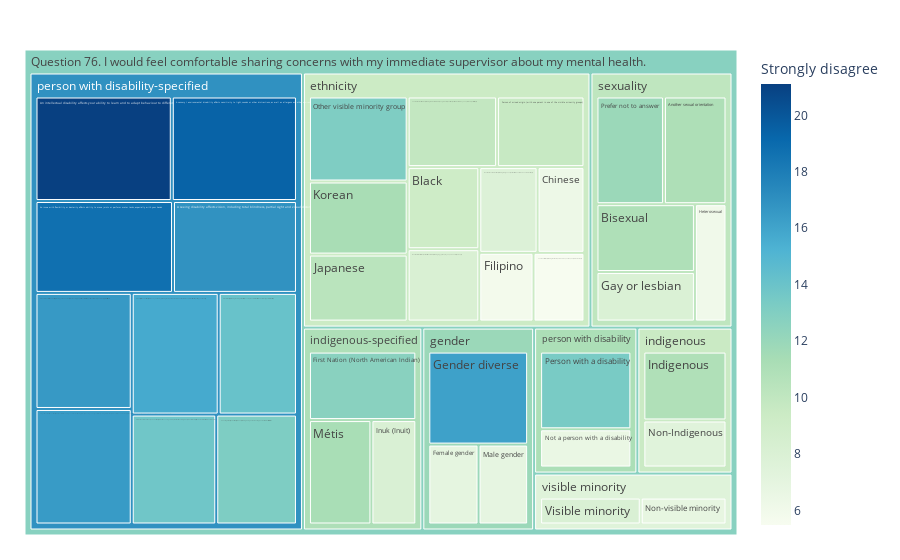

Here is the notebook cell this chart was saved with:
### Code cell
# Number of questions by Indicatior and SubIndicator

fig = px.treemap(df_tree_map, path=[px.Constant(df_emp_survey.query("QUESTION == 'Q76'")['TITLE_E'].iloc[0]), 
                                    'GENERAL_DEMO_GROUP', 'DESCRIP_E'], values=df_tree_map.columns[-1], color=df_tree_map.columns[-1]
                                    ,color_continuous_scale='GnBu')
fig.update_layout(margin = dict(t=50, l=25, r=25, b=25))
fig.show()

### Figure 1 — Plotly figure (JSON) as saved in the notebook; plotly's stock layout.template omitted (floating-point values rounded to 4 significant figures)
{"data": [{"branchvalues": "total", "customdata": [[13.77], [16.48], [13.15], [16.56], [15.68], [16.88], [19.39], [21.11], [18.72], [11.04], [10.95], [9.211], [6.298], [6.985], [5.839], [12.7], [8], [16.15], [6.075], [10.92], [8.1], [10.36], [11.29], [6.897], [11.27], [7.469], [7.828], [8.122], [6.881], [6.585], [14.11], [13.14], [9.659], [13.37], [11.91], [9.885], [5.483], [8.075], [9.415], [11.9], [9.517], [11.03], [11.13], [16.94], [10.1], [7.525], [12.74]], "domain": {"x": [0, 1], "y": [0, 1]}, "hovertemplate": "labels=%{label}<br>Strongly disagree_sum=%{value}<br>parent=%{parent}<br>id=%{id}<br>Strongly disagree=%{color}<extra></extra>", "ids": ["Question 76. I would feel comfortable sharing concerns with my immediate supervisor about my mental health./person with disability-specified/A chronic health condition or pain affects ability to function on a regular or episodic basis due to migraines, Crohn's disease, colitis, and other disabilities or health conditions", "Question 76. I would feel comfortable sharing concerns with my immediate supervisor about my mental health./person with disability-specified/A cognitive disability affects ability to carry out tasks involving executive functioning, such as planning and organization, learning information, communication and memory, including autism or Asperger's syndrome, attention deficit disorder, and learning disabilities", "Question 76. I would feel comfortable sharing concerns with my immediate supervisor about my mental health./person with disability-specified/A hearing disability affects ability to hear, including being hard of hearing, deafness or acoustic distortion", "Question 76. I would feel comfortable sharing concerns with my immediate supervisor about my mental health./person with disability-specified/A mental health issue affects psychology or behaviour, such as anxiety, depression or social / compulsive disorder or phobia or psychiatric illness", "Question 76. I would feel comfortable sharing concerns with my immediate supervisor about my mental health./person with disability-specified/A mobility issue affects ability to move your body, including the required use of a wheelchair or a cane, or other issues impacting your mobility", "Question 76. I would feel comfortable sharing concerns with my immediate supervisor about my mental health./person with disability-specified/A seeing disability affects vision, including total blindness, partial sight and visual distortion", "Question 76. I would feel comfortable sharing concerns with my immediate supervisor about my mental health./person with disability-specified/A sensory / environmental disability affects sensitivity to light, sounds or other distractions, as well as allergens and other environmental sensitivities", "Question 76. I would feel comfortable sharing concerns with my immediate supervisor about my mental health./person with disability-specified/An intellectual disability affects your ability to learn and to adapt behaviour to different situations", "Question 76. I would feel comfortable sharing concerns with my immediate supervisor about my mental health./person with disability-specified/An issue with flexibility or dexterity affects ability to move joints or perform motor tasks, especially with your hands", "Question 76. I would feel comfortable sharing concerns with my immediate supervisor about my mental health./sexuality/Another sexual orientation", "Question 76. I would feel comfortable sharing concerns with my immediate supervisor about my mental health./sexuality/Bisexual", "Question 76. I would feel comfortable sharing concerns with my immediate supervisor about my mental health./ethnicity/Black", "Question 76. I would feel comfortable sharing concerns with my immediate supervisor about my mental health./ethnicity/Chinese", "Question 76. I would feel comfortable sharing concerns with my immediate supervisor about my mental health./gender/Female gender", "Question 76. I would feel comfortable sharing concerns with my immediate supervisor about my mental health./ethnicity/Filipino", "Question 76. I would feel comfortable sharing concerns with my immediate supervisor about my mental health./indigenous-specified/First Nation (North American Indian)", "Question 76. I would feel comfortable sharing concerns with my immediate supervisor about my mental health./sexuality/Gay or lesbian", "Question 76. I would feel comfortable sharing concerns with my immediate supervisor about my mental health./gender/Gender diverse", "Question 76. I would feel comfortable sharing concerns with my immediate supervisor about my mental health./sexuality/Heterosexual", "Question 76. I would feel comfortable sharing concerns with my immediate supervisor about my mental health./indigenous/Indigenous", "Question 76. I would feel comfortable sharing concerns with my immediate supervisor about my mental health./indigenous-specified/Inuk (Inuit)", "Question 76. I would feel comfortable sharing concerns with my immediate supervisor about my mental health./ethnicity/Japanese", "Question 76. I would feel comfortable sharing concerns with my immediate supervisor about my mental health./ethnicity/Korean", "Question 76. I would feel comfortable sharing concerns with my immediate supervisor about my mental health./gender/Male gender", "Question 76. I would feel comfortable sharing concerns with my immediate supervisor about my mental health./indigenous-specified/Métis", "Question 76. I would feel comfortable sharing concerns with my immediate supervisor about my mental health./indigenous/Non-Indigenous", "Question 76. I would feel comfortable sharing concerns with my immediate supervisor about my mental health./ethnicity/Non-White Latin American (including: Indigenous persons from Central and South America, etc.)", "Question 76. I would feel comfortable sharing concerns with my immediate supervisor about my mental health./ethnicity/Non-White West Asian, North African or Arab (including: Egyptian; Libyan; Lebanese; Iranian; etc.)", "Question 76. I would feel comfortable sharing concerns with my immediate supervisor about my mental health./visible minority/Non-visible minority", "Question 76. I would feel comfortable sharing concerns with my immediate supervisor about my mental health./person with disability/Not a person with a disability", "Question 76. I would feel comfortable sharing concerns with my immediate supervisor about my mental health./person with disability-specified/Other disability (including: learning disabilities, developmental disabilities and all other types of disabilities)", "Question 76. I would feel comfortable sharing concerns with my immediate supervisor about my mental health./ethnicity/Other visible minority group", "Question 76. I would feel comfortable sharing concerns with my immediate supervisor about my mental health./ethnicity/Person of mixed origin (with one parent in one of the visible minority groups)", "Question 76. I would feel comfortable sharing concerns with my immediate supervisor about my mental health./person with disability/Person with a disability", "Question 76. I would feel comfortable sharing concerns with my immediate supervisor about my mental health./sexuality/Prefer not to answer", "Question 76. I would feel comfortable sharing concerns with my immediate supervisor about my mental health./ethnicity/South Asian/East Indian (including: Indian from India; Bangladeshi; Pakistani; East Indian from Guyana, Trinidad, East Africa; etc.)", "Question 76. I would feel comfortable sharing concerns with my immediate supervisor about my mental health./ethnicity/Southeast Asian (including: Burmese; Cambodian; Laotian; Thai; Vietnamese; etc.)", "Question 76. I would feel comfortable sharing concerns with my immediate supervisor about my mental health./visible minority/Visible minority", "Question 76. I would feel comfortable sharing concerns with my immediate supervisor about my mental health./ethnicity", "Question 76. I would feel comfortable sharing concerns with my immediate supervisor about my mental health./gender", "Question 76. I would feel comfortable sharing concerns with my immediate supervisor about my mental health./indigenous", "Question 76. I would feel comfortable sharing concerns with my immediate supervisor about my mental health./indigenous-specified", "Question 76. I would feel comfortable sharing concerns with my immediate supervisor about my mental health./person with disability", "Question 76. I would feel comfortable sharing concerns with my immediate supervisor about my mental health./person with disability-specified", "Question 76. I would feel comfortable sharing concerns with my immediate supervisor about my mental health./sexuality", "Question 76. I would feel comfortable sharing concerns with my immediate supervisor about my mental health./visible minority", "Question 76. I would feel comfortable sharing concerns with my immediate supervisor about my mental health."], "labels": ["A chronic health condition or pain affects ability to function on a regular or episodic basis due to migraines, Crohn's disease, colitis, and other disabilities or health conditions", "A cognitive disability affects ability to carry out tasks involving executive functioning, such as planning and organization, learning information, communication and memory, including autism or Asperger's syndrome, attention deficit disorder, and learning disabilities", "A hearing disability affects ability to hear, including being hard of hearing, deafness or acoustic distortion", "A mental health issue affects psychology or behaviour, such as anxiety, depression or social / compulsive disorder or phobia or psychiatric illness", "A mobility issue affects ability to move your body, including the required use of a wheelchair or a cane, or other issues impacting your mobility", "A seeing disability affects vision, including total blindness, partial sight and visual distortion", "A sensory / environmental disability affects sensitivity to light, sounds or other distractions, as well as allergens and other environmental sensitivities", "An intellectual disability affects your ability to learn and to adapt behaviour to different situations", "An issue with flexibility or dexterity affects ability to move joints or perform motor tasks, especially with your hands", "Another sexual orientation", "Bisexual", "Black", "Chinese", "Female gender", "Filipino", "First Nation (North American Indian)", "Gay or lesbian", "Gender diverse", "Heterosexual", "Indigenous", "Inuk (Inuit)", "Japanese", "Korean", "Male gender", "Métis", "Non-Indigenous", "Non-White Latin American (including: Indigenous persons from Central and South America, etc.)", "Non-White West Asian, North African or Arab (including: Egyptian; Libyan; Lebanese; Iranian; etc.)", "Non-visible minority", "Not a person with a disability", "Other disability (including: learning disabilities, developmental disabilities and all other types of disabilities)", "Other visible minority group", "Person of mixed origin (with one parent in one of the visible minority groups)", "Person with a disability", "Prefer not to answer", "South Asian/East Indian (including: Indian from India; Bangladeshi; Pakistani; East Indian from Guyana, Trinidad, East Africa; etc.)", "Southeast Asian (including: Burmese; Cambodian; Laotian; Thai; Vietnamese; etc.)", "Visible minority", "ethnicity", "gender", "indigenous", "indigenous-specified", "person with disability", "person with disability-specified", "sexuality", "visible minority", "Question 76. I would feel comfortable sharing concerns with my immediate supervisor about my mental health."], "marker": {"coloraxis": "coloraxis", "colors": [13.77, 16.48, 13.15, 16.56, 15.68, 16.88, 19.39, 21.11, 18.72, 11.04, 10.95, 9.211, 6.298, 6.985, 5.839, 12.7, 8, 16.15, 6.075, 10.92, 8.1, 10.36, 11.29, 6.897, 11.27, 7.469, 7.828, 8.122, 6.881, 6.585, 14.11, 13.14, 9.659, 13.37, 11.91, 9.885, 5.483, 8.075, 9.415, 11.9, 9.517, 11.03, 11.13, 16.94, 10.1, 7.525, 12.74]}, "name": "", "parents": ["Question 76. I would feel comfortable sharing concerns with my immediate supervisor about my mental health./person with disability-specified", "Question 76. I would feel comfortable sharing concerns with my immediate supervisor about my mental health./person with disability-specified", "Question 76. I would feel comfortable sharing concerns with my immediate supervisor about my mental health./person with disability-specified", "Question 76. I would feel comfortable sharing concerns with my immediate supervisor about my mental health./person with disability-specified", "Question 76. I would feel comfortable sharing concerns with my immediate supervisor about my mental health./person with disability-specified", "Question 76. I would feel comfortable sharing concerns with my immediate supervisor about my mental health./person with disability-specified", "Question 76. I would feel comfortable sharing concerns with my immediate supervisor about my mental health./person with disability-specified", "Question 76. I would feel comfortable sharing concerns with my immediate supervisor about my mental health./person with disability-specified", "Question 76. I would feel comfortable sharing concerns with my immediate supervisor about my mental health./person with disability-specified", "Question 76. I would feel comfortable sharing concerns with my immediate supervisor about my mental health./sexuality", "Question 76. I would feel comfortable sharing concerns with my immediate supervisor about my mental health./sexuality", "Question 76. I would feel comfortable sharing concerns with my immediate supervisor about my mental health./ethnicity", "Question 76. I would feel comfortable sharing concerns with my immediate supervisor about my mental health./ethnicity", "Question 76. I would feel comfortable sharing concerns with my immediate supervisor about my mental health./gender", "Question 76. I would feel comfortable sharing concerns with my immediate supervisor about my mental health./ethnicity", "Question 76. I would feel comfortable sharing concerns with my immediate supervisor about my mental health./indigenous-specified", "Question 76. I would feel comfortable sharing concerns with my immediate supervisor about my mental health./sexuality", "Question 76. I would feel comfortable sharing concerns with my immediate supervisor about my mental health./gender", "Question 76. I would feel comfortable sharing concerns with my immediate supervisor about my mental health./sexuality", "Question 76. I would feel comfortable sharing concerns with my immediate supervisor about my mental health./indigenous", "Question 76. I would feel comfortable sharing concerns with my immediate supervisor about my mental health./indigenous-specified", "Question 76. I would feel comfortable sharing concerns with my immediate supervisor about my mental health./ethnicity", "Question 76. I would feel comfortable sharing concerns with my immediate supervisor about my mental health./ethnicity", "Question 76. I would feel comfortable sharing concerns with my immediate supervisor about my mental health./gender", "Question 76. I would feel comfortable sharing concerns with my immediate supervisor about my mental health./indigenous-specified", "Question 76. I would feel comfortable sharing concerns with my immediate supervisor about my mental health./indigenous", "Question 76. I would feel comfortable sharing concerns with my immediate supervisor about my mental health./ethnicity", "Question 76. I would feel comfortable sharing concerns with my immediate supervisor about my mental health./ethnicity", "Question 76. I would feel comfortable sharing concerns with my immediate supervisor about my mental health./visible minority", "Question 76. I would feel comfortable sharing concerns with my immediate supervisor about my mental health./person with disability", "Question 76. I would feel comfortable sharing concerns with my immediate supervisor about my mental health./person with disability-specified", "Question 76. I would feel comfortable sharing concerns with my immediate supervisor about my mental health./ethnicity", "Question 76. I would feel comfortable sharing concerns with my immediate supervisor about my mental health./ethnicity", "Question 76. I would feel comfortable sharing concerns with my immediate supervisor about my mental health./person with disability", "Question 76. I would feel comfortable sharing concerns with my immediate supervisor about my mental health./sexuality", "Question 76. I would feel comfortable sharing concerns with my immediate supervisor about my mental health./ethnicity", "Question 76. I would feel comfortable sharing concerns with my immediate supervisor about my mental health./ethnicity", "Question 76. I would feel comfortable sharing concerns with my immediate supervisor about my mental health./visible minority", "Question 76. I would feel comfortable sharing concerns with my immediate supervisor about my mental health.", "Question 76. I would feel comfortable sharing concerns with my immediate supervisor about my mental health.", "Question 76. I would feel comfortable sharing concerns with my immediate supervisor about my mental health.", "Question 76. I would feel comfortable sharing concerns with my immediate supervisor about my mental health.", "Question 76. I would feel comfortable sharing concerns with my immediate supervisor about my mental health.", "Question 76. I would feel comfortable sharing concerns with my immediate supervisor about my mental health.", "Question 76. I would feel comfortable sharing concerns with my immediate supervisor about my mental health.", "Question 76. I would feel comfortable sharing concerns with my immediate supervisor about my mental health.", ""], "type": "treemap", "values": [13.77, 16.48, 13.15, 16.56, 15.68, 16.88, 19.39, 21.11, 18.72, 11.04, 10.95, 9.211, 6.298, 6.985, 5.839, 12.7, 8, 16.15, 6.075, 10.92, 8.1, 10.36, 11.29, 6.897, 11.27, 7.469, 7.828, 8.122, 6.881, 6.585, 14.11, 13.14, 9.659, 13.37, 11.91, 9.885, 5.483, 8.075, 97.11, 30.04, 18.39, 32.07, 19.95, 165.8, 47.97, 14.96, 426.3]}], "layout": {"coloraxis": {"colorbar": {"title": {"text": "Strongly disagree"}}, "colorscale": [[0, "rgb(247,252,240)"], [0.125, "rgb(224,243,219)"], [0.25, "rgb(204,235,197)"], [0.375, "rgb(168,221,181)"], [0.5, "rgb(123,204,196)"], [0.625, "rgb(78,179,211)"], [0.75, "rgb(43,140,190)"], [0.875, "rgb(8,104,172)"], [1, "rgb(8,64,129)"]]}, "legend": {"tracegroupgap": 0}, "margin": {"b": 25, "l": 25, "r": 25, "t": 50}}}
